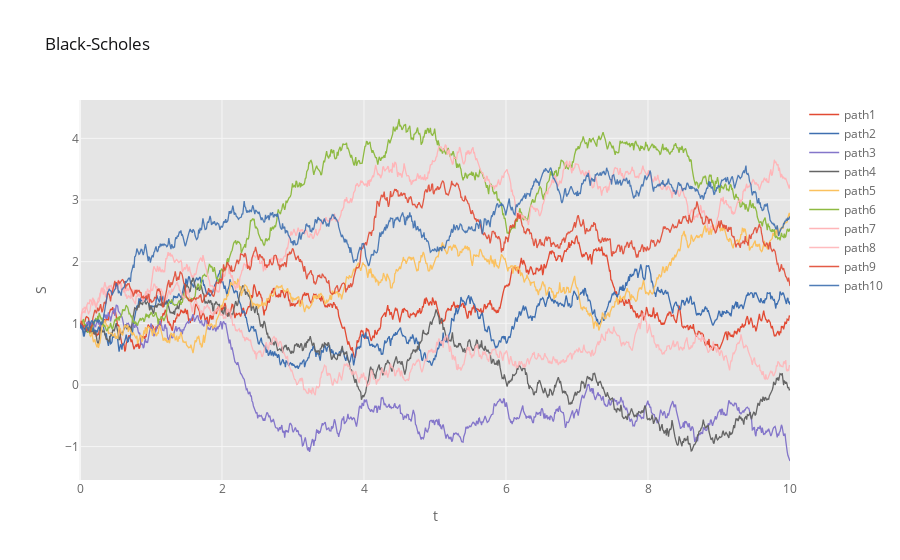

Notebook code cell kept with this figure:
### Code cell
label = [ x + '' + str(y) for x, y in zip(['path'] * Nsim, np.arange(1, Nsim+1))]
df = pd.DataFrame(S.T, index=t, columns=label)
df.iplot(xTitle='t', yTitle='S', title='Black-Scholes', theme='ggplot')

### Figure 1 — Plotly figure (JSON) as saved in the notebook; plotly's stock layout.template omitted (floating-point values rounded to 4 significant figures; data arrays with more than 128 entries replaced by an {"elided": "..."} marker saying what was removed)
{"data": [{"line": {"color": "rgba(226, 74, 51, 1.0)", "dash": "solid", "shape": "linear", "width": 1.3}, "mode": "lines", "name": "path1", "text": "", "type": "scatter", "x": {"elided": "1000 float values"}, "y": {"elided": "1000 float values"}}, {"line": {"color": "rgba(62, 111, 176, 1.0)", "dash": "solid", "shape": "linear", "width": 1.3}, "mode": "lines", "name": "path2", "text": "", "type": "scatter", "x": {"elided": "1000 float values"}, "y": {"elided": "1000 float values"}}, {"line": {"color": "rgba(132, 118, 202, 1.0)", "dash": "solid", "shape": "linear", "width": 1.3}, "mode": "lines", "name": "path3", "text": "", "type": "scatter", "x": {"elided": "1000 float values"}, "y": {"elided": "1000 float values"}}, {"line": {"color": "rgba(101, 101, 101, 1.0)", "dash": "solid", "shape": "linear", "width": 1.3}, "mode": "lines", "name": "path4", "text": "", "type": "scatter", "x": {"elided": "1000 float values"}, "y": {"elided": "1000 float values"}}, {"line": {"color": "rgba(251, 193, 94, 1.0)", "dash": "solid", "shape": "linear", "width": 1.3}, "mode": "lines", "name": "path5", "text": "", "type": "scatter", "x": {"elided": "1000 float values"}, "y": {"elided": "1000 float values"}}, {"line": {"color": "rgba(142, 186, 66, 1.0)", "dash": "solid", "shape": "linear", "width": 1.3}, "mode": "lines", "name": "path6", "text": "", "type": "scatter", "x": {"elided": "1000 float values"}, "y": {"elided": "1000 float values"}}, {"line": {"color": "rgba(255, 181, 184, 1.0)", "dash": "solid", "shape": "linear", "width": 1.3}, "mode": "lines", "name": "path7", "text": "", "type": "scatter", "x": {"elided": "1000 float values"}, "y": {"elided": "1000 float values"}}, {"line": {"color": "rgba(255, 181, 184, 0.8999999999999999)", "dash": "solid", "shape": "linear", "width": 1.3}, "mode": "lines", "name": "path8", "text": "", "type": "scatter", "x": {"elided": "1000 float values"}, "y": {"elided": "1000 float values"}}, {"line": {"color": "rgba(226, 74, 51, 0.8999999999999999)", "dash": "solid", "shape": "linear", "width": 1.3}, "mode": "lines", "name": "path9", "text": "", "type": "scatter", "x": {"elided": "1000 float values"}, "y": {"elided": "1000 float values"}}, {"line": {"color": "rgba(62, 111, 176, 0.8999999999999999)", "dash": "solid", "shape": "linear", "width": 1.3}, "mode": "lines", "name": "path10", "text": "", "type": "scatter", "x": {"elided": "1000 float values"}, "y": {"elided": "1000 float values"}}], "layout": {"legend": {"bgcolor": "#FFFFFF", "font": {"color": "#666666"}}, "paper_bgcolor": "#FFFFFF", "plot_bgcolor": "#E5E5E5", "title": {"font": {"color": "#151516"}, "text": "Black-Scholes"}, "xaxis": {"gridcolor": "#F6F6F6", "showgrid": true, "tickfont": {"color": "#666666"}, "title": {"font": {"color": "#666666"}, "text": "t"}, "zerolinecolor": "#F6F6F6"}, "yaxis": {"gridcolor": "#F6F6F6", "showgrid": true, "tickfont": {"color": "#666666"}, "title": {"font": {"color": "#666666"}, "text": "S"}, "zerolinecolor": "#F6F6F6"}}}
